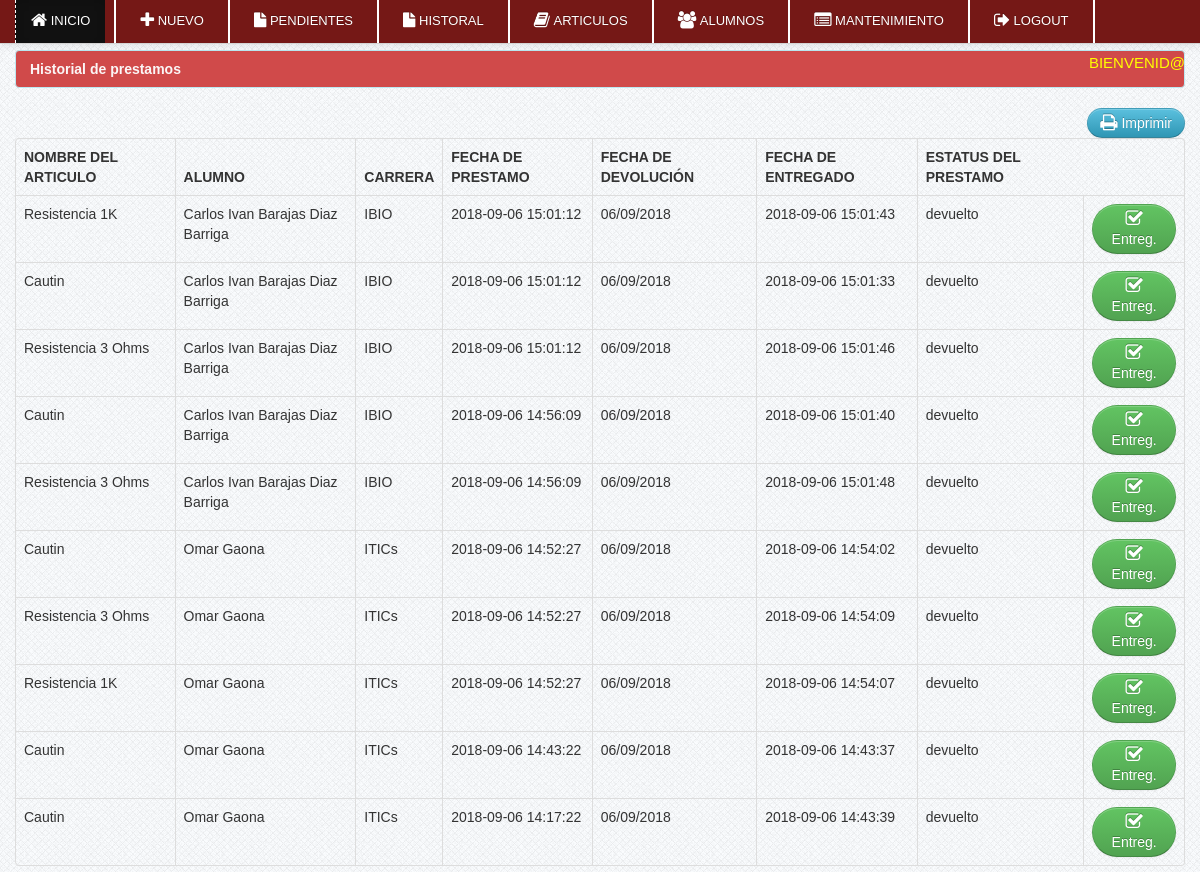
Before: /sistema/ver_prestamo.php (signed in) with the older database file.
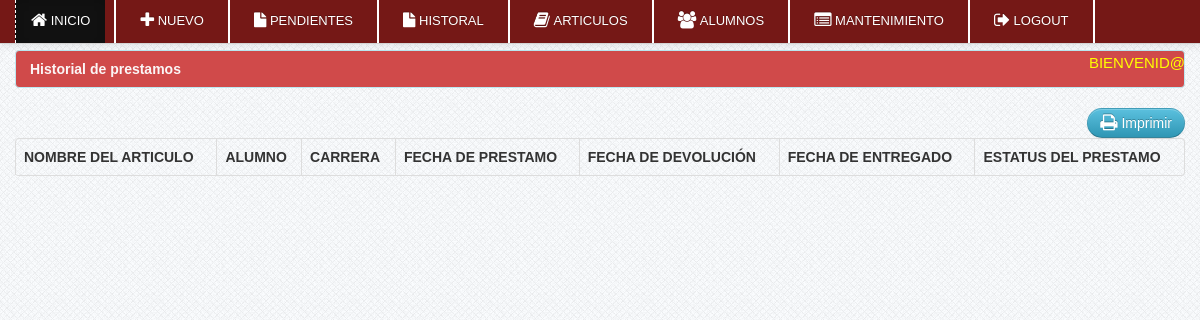
After: the same page with the newer database file.
### tables this page shows
CREATE TABLE `prestamos` (
  `id_prestamo` int(11) NOT NULL,
  `id_alumno` bigint(50) NOT NULL,
  `fecha_prestamo` varchar(100) NOT NULL,
  `fecha_devolucion` varchar(100) DEFAULT NULL
);

CREATE TABLE `articulos` (
  `id_articulo` int(11) NOT NULL,
  `nombre_articulo` varchar(50) NOT NULL,
  `id_categoria` int(2) NOT NULL,
  `marca` varchar(50) NOT NULL,
  `ejemplares` int(3) NOT NULL,
  `detalle` text NOT NULL,
  `fecha_agregado` varchar(20) NOT NULL,
  `estatus` varchar(30) NOT NULL
);

CREATE TABLE `alumnos` (
  `id_alumno` int(11) NOT NULL,
  `nombre` varchar(20) NOT NULL,
  `apellido` varchar(40) NOT NULL,
  `genero` varchar(10) NOT NULL,
  `num_control` varchar(15) NOT NULL,
  `carrera` varchar(15) NOT NULL,
  `celular` varchar(12) NOT NULL,
  `semestre` varchar(2) NOT NULL,
  `estatus` varchar(10) NOT NULL
);

CREATE TABLE `detalle_prestamos` (
  `id_detalle_prestamos` int(11) NOT NULL,
  `id_articulo` int(11) NOT NULL,
  `cantidad` int(2) NOT NULL,
  `id_prestamo` int(11) NOT NULL,
  `estatus_prestamo` varchar(50) NOT NULL,
  `fecha_devolucion` varchar(100) NOT NULL,
  `fecha_entregado` varchar(1000) NOT NULL
);

### sistema/ver_prestamo.php (the view, shortened to what this page needs)
<?php include('header.php'); ?>
<?php include('navbar_dashboard.php'); ?>
    <div class="container">
		<div class="margin-top">
			<div class="row">
				<div class="span12">
						<div class="alert alert-info"><strong>Historial de prestamos</strong></div>
                             <table cellpadding="0" cellspacing="0" border="0" class="table  table-bordered" id="example">
								<div class="pull-right">
								<a href="" onclick="window.print()" class="btn btn-info"><i class="icon-print icon-large"></i> Imprimir</a>
								</div>
                                    <thead>
                                    <tr>
                                        <th>Nombre del articulo</th>
                                        <th>Alumno</th>
                                        <th>Carrera</th>
                                        <th>Fecha de prestamo</th>
                                        <th>Fecha de devolución</th>
                                        <th>Fecha de entregado</th>
										<th>Estatus del prestamo</th>
                                    </tr>
                                </thead>
                                <tbody>
                                  <?php  $user_query=mysql_query("select prestamos.id_prestamo, detalle_prestamos.id_articulo, id_detalle_prestamos, nombre_articulo, nombre, apellido, carrera, fecha_prestamo, prestamos.fecha_devolucion, detalle_prestamos.fecha_entregado, detalle_prestamos.estatus_prestamo
                                  from prestamos
								LEFT JOIN alumnos ON prestamos.id_alumno = alumnos.id_alumno
								LEFT JOIN detalle_prestamos ON prestamos.id_prestamo = detalle_prestamos.id_prestamo
								LEFT JOIN articulos on detalle_prestamos.id_articulo =  articulos.id_articulo
								ORDER BY prestamos.id_prestamo DESC")or die(mysql_error());
									while($row=mysql_fetch_array($user_query)){
									$id=$row['id_prestamo'];
									$id_detalle_prestamos=$row['id_detalle_prestamos'];
                                  	?>
									<tr class="del<?php echo $id ?>">
                                    <td><?php echo $row['nombre_articulo']; ?></td>
                                    <td><?php echo $row['nombre']." ".$row['apellido']; ?></td>
                                    <td><?php echo $row['carrera']; ?></td>
									<td><?php echo $row['fecha_prestamo']; ?></td>
                                    <td><?php echo $row['fecha_devolucion']; ?> </td>
									<td><?php echo $row['fecha_entregado']; ?> </td>
									<td><?php echo $row['estatus_prestamo'];?></td>
									<td> <a rel="tooltip"  title="Marcar como entregado" id="<?php echo $detalle_prestamos; ?>" href="#devolucion<?php echo $id_detalle_prestamos; ?>" data-toggle="modal"    class="btn btn-success"><i class="icon-check icon-large"></i>Entreg.</a>
                                    </tr>
									<?php  }  ?>
                                </tbody>
                            </table>
			</div>
			</div>
		</div>
    </div>
<?php include('footer.php') ?>

Changed rows visible on the page:
removed prestamos: articulos.nombre_articulo "Resistencia 1K", id_alumno.nombre "Carlos Ivan", id_alumno.apellido "Barajas Diaz Barriga", id_alumno.carrera "IBIO", fecha_prestamo "2018-09-06 15:01:12", fecha_devolucion "06/09/2018", detalle_prestamos.fecha_entregado "2018-09-06 15:01:43", detalle_prestamos.estatus_prestamo "devuelto", articulos.nombre_articulo "Cautin", detalle_prestamos.fecha_entregado "2018-09-06 15:01:33", articulos.nombre_articulo "Resistencia 3 Ohms", detalle_prestamos.fecha_entregado "2018-09-06 15:01:46"
removed prestamos: articulos.nombre_articulo "Cautin", id_alumno.nombre "Carlos Ivan", id_alumno.apellido "Barajas Diaz Barriga", id_alumno.carrera "IBIO", fecha_prestamo "2018-09-06 14:56:09", fecha_devolucion "06/09/2018", detalle_prestamos.fecha_entregado "2018-09-06 15:01:40", detalle_prestamos.estatus_prestamo "devuelto", articulos.nombre_articulo "Resistencia 3 Ohms", detalle_prestamos.fecha_entregado "2018-09-06 15:01:48"
removed prestamos: articulos.nombre_articulo "Cautin", id_alumno.nombre "Omar", id_alumno.apellido "Gaona", id_alumno.carrera "ITICs", fecha_prestamo "2018-09-06 14:52:27", fecha_devolucion "06/09/2018", detalle_prestamos.fecha_entregado "2018-09-06 14:54:02", detalle_prestamos.estatus_prestamo "devuelto", articulos.nombre_articulo "Resistencia 3 Ohms", detalle_prestamos.fecha_entregado "2018-09-06 14:54:09", articulos.nombre_articulo "Resistencia 1K", detalle_prestamos.fecha_entregado "2018-09-06 14:54:07"
removed prestamos: articulos.nombre_articulo "Cautin", id_alumno.nombre "Omar", id_alumno.apellido "Gaona", id_alumno.carrera "ITICs", fecha_prestamo "2018-09-06 14:43:22", fecha_devolucion "06/09/2018", detalle_prestamos.fecha_entregado "2018-09-06 14:43:37", detalle_prestamos.estatus_prestamo "devuelto"
removed prestamos: articulos.nombre_articulo "Cautin", id_alumno.nombre "Omar", id_alumno.apellido "Gaona", id_alumno.carrera "ITICs", fecha_prestamo "2018-09-06 14:17:22", fecha_devolucion "06/09/2018", detalle_prestamos.fecha_entregado "2018-09-06 14:43:39", detalle_prestamos.estatus_prestamo "devuelto"
